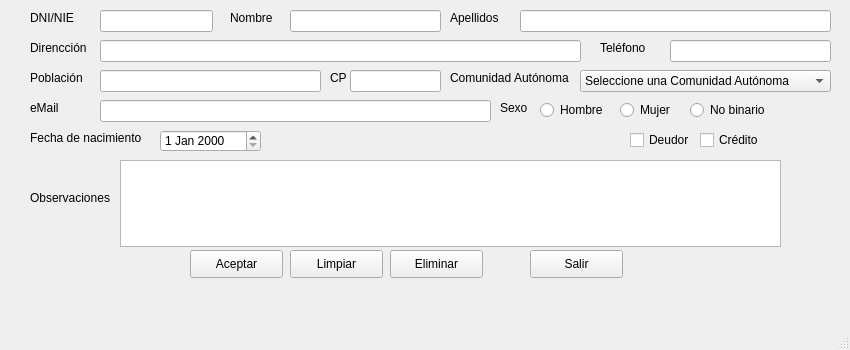
<?xml version="1.0" encoding="UTF-8"?>
<ui version="4.0">
 <class>MainWindow</class>
 <widget class="QMainWindow" name="MainWindow">
  <property name="geometry">
   <rect>
    <x>0</x>
    <y>0</y>
    <width>850</width>
    <height>350</height>
   </rect>
  </property>
  <property name="minimumSize">
   <size>
    <width>850</width>
    <height>350</height>
   </size>
  </property>
  <property name="windowTitle">
   <string>MainWindow</string>
  </property>
  <widget class="QWidget" name="centralwidget">
   <widget class="QLineEdit" name="DNI_NIE">
    <property name="geometry">
     <rect>
      <x>100</x>
      <y>10</y>
      <width>113</width>
      <height>22</height>
     </rect>
    </property>
   </widget>
   <widget class="QLabel" name="DNI_lbl">
    <property name="geometry">
     <rect>
      <x>30</x>
      <y>10</y>
      <width>61</width>
      <height>16</height>
     </rect>
    </property>
    <property name="text">
     <string>DNI/NIE</string>
    </property>
   </widget>
   <widget class="QLabel" name="Nombre_lbl">
    <property name="geometry">
     <rect>
      <x>230</x>
      <y>10</y>
      <width>61</width>
      <height>16</height>
     </rect>
    </property>
    <property name="text">
     <string>Nombre</string>
    </property>
   </widget>
   <widget class="QLineEdit" name="nombre">
    <property name="geometry">
     <rect>
      <x>290</x>
      <y>10</y>
      <width>151</width>
      <height>22</height>
     </rect>
    </property>
   </widget>
   <widget class="QLineEdit" name="direccion">
    <property name="geometry">
     <rect>
      <x>100</x>
      <y>40</y>
      <width>481</width>
      <height>22</height>
     </rect>
    </property>
   </widget>
   <widget class="QLineEdit" name="apellidos">
    <property name="geometry">
     <rect>
      <x>520</x>
      <y>10</y>
      <width>311</width>
      <height>22</height>
     </rect>
    </property>
   </widget>
   <widget class="QLabel" name="Apellidos_lbl">
    <property name="geometry">
     <rect>
      <x>450</x>
      <y>10</y>
      <width>61</width>
      <height>16</height>
     </rect>
    </property>
    <property name="text">
     <string>Apellidos</string>
    </property>
   </widget>
   <widget class="QLabel" name="direccion_lbl">
    <property name="geometry">
     <rect>
      <x>30</x>
      <y>40</y>
      <width>61</width>
      <height>16</height>
     </rect>
    </property>
    <property name="text">
     <string>Direncción</string>
    </property>
   </widget>
   <widget class="QLabel" name="CP_label">
    <property name="geometry">
     <rect>
      <x>330</x>
      <y>70</y>
      <width>21</width>
      <height>16</height>
     </rect>
    </property>
    <property name="text">
     <string>CP</string>
    </property>
   </widget>
   <widget class="QLabel" name="Poblacion">
    <property name="geometry">
     <rect>
      <x>30</x>
      <y>70</y>
      <width>61</width>
      <height>16</height>
     </rect>
    </property>
    <property name="text">
     <string>Población</string>
    </property>
   </widget>
   <widget class="QLineEdit" name="telefono">
    <property name="geometry">
     <rect>
      <x>670</x>
      <y>40</y>
      <width>161</width>
      <height>22</height>
     </rect>
    </property>
   </widget>
   <widget class="QLineEdit" name="email">
    <property name="geometry">
     <rect>
      <x>100</x>
      <y>100</y>
      <width>391</width>
      <height>22</height>
     </rect>
    </property>
   </widget>
   <widget class="QLabel" name="telefono_lbl">
    <property name="geometry">
     <rect>
      <x>600</x>
      <y>40</y>
      <width>61</width>
      <height>16</height>
     </rect>
    </property>
    <property name="text">
     <string>Teléfono</string>
    </property>
   </widget>
   <widget class="QLabel" name="email_lbl">
    <property name="geometry">
     <rect>
      <x>30</x>
      <y>100</y>
      <width>61</width>
      <height>16</height>
     </rect>
    </property>
    <property name="text">
     <string>eMail</string>
    </property>
   </widget>
   <widget class="QLineEdit" name="cp">
    <property name="geometry">
     <rect>
      <x>350</x>
      <y>70</y>
      <width>91</width>
      <height>22</height>
     </rect>
    </property>
   </widget>
   <widget class="QLineEdit" name="poblacion">
    <property name="geometry">
     <rect>
      <x>100</x>
      <y>70</y>
      <width>221</width>
      <height>22</height>
     </rect>
    </property>
   </widget>
   <widget class="QComboBox" name="provincia_cbb">
    <property name="geometry">
     <rect>
      <x>580</x>
      <y>70</y>
      <width>251</width>
      <height>22</height>
     </rect>
    </property>
    <item>
     <property name="text">
      <string>Seleccione una Comunidad Autónoma</string>
     </property>
    </item>
    <item>
     <property name="text">
      <string>Murcia</string>
     </property>
    </item>
    <item>
     <property name="text">
      <string>Galicia</string>
     </property>
    </item>
    <item>
     <property name="text">
      <string>Asturias</string>
     </property>
    </item>
    <item>
     <property name="text">
      <string>Cantabria</string>
     </property>
    </item>
    <item>
     <property name="text">
      <string>País Vasco</string>
     </property>
    </item>
    <item>
     <property name="text">
      <string>Navarra</string>
     </property>
    </item>
    <item>
     <property name="text">
      <string>Cataluña</string>
     </property>
    </item>
    <item>
     <property name="text">
      <string>Comunidad Valenciana</string>
     </property>
    </item>
    <item>
     <property name="text">
      <string>Andalucía</string>
     </property>
    </item>
    <item>
     <property name="text">
      <string>Comunidad de Madrid</string>
     </property>
    </item>
    <item>
     <property name="text">
      <string>Ceuta y Melilla</string>
     </property>
    </item>
    <item>
     <property name="text">
      <string>Islas Canarias</string>
     </property>
    </item>
    <item>
     <property name="text">
      <string>La Rioja</string>
     </property>
    </item>
    <item>
     <property name="text">
      <string>Islas Baleares</string>
     </property>
    </item>
    <item>
     <property name="text">
      <string>Extremadura</string>
     </property>
    </item>
    <item>
     <property name="text">
      <string>Castilla La Mancha</string>
     </property>
    </item>
    <item>
     <property name="text">
      <string>Castilla León</string>
     </property>
    </item>
   </widget>
   <widget class="QLabel" name="Provincia">
    <property name="geometry">
     <rect>
      <x>450</x>
      <y>70</y>
      <width>131</width>
      <height>16</height>
     </rect>
    </property>
    <property name="text">
     <string>Comunidad Autónoma</string>
    </property>
   </widget>
   <widget class="QRadioButton" name="rdbtn">
    <property name="geometry">
     <rect>
      <x>540</x>
      <y>100</y>
      <width>71</width>
      <height>20</height>
     </rect>
    </property>
    <property name="text">
     <string>Hombre</string>
    </property>
   </widget>
   <widget class="QRadioButton" name="rdbtn_muje">
    <property name="geometry">
     <rect>
      <x>620</x>
      <y>100</y>
      <width>61</width>
      <height>20</height>
     </rect>
    </property>
    <property name="text">
     <string>Mujer</string>
    </property>
   </widget>
   <widget class="QRadioButton" name="rdbtn_NoBinario">
    <property name="geometry">
     <rect>
      <x>690</x>
      <y>100</y>
      <width>81</width>
      <height>20</height>
     </rect>
    </property>
    <property name="text">
     <string>No binario</string>
    </property>
   </widget>
   <widget class="QLabel" name="sex_lbl">
    <property name="geometry">
     <rect>
      <x>500</x>
      <y>100</y>
      <width>31</width>
      <height>16</height>
     </rect>
    </property>
    <property name="text">
     <string>Sexo</string>
    </property>
   </widget>
   <widget class="QCheckBox" name="cbx_deudor">
    <property name="geometry">
     <rect>
      <x>630</x>
      <y>130</y>
      <width>71</width>
      <height>20</height>
     </rect>
    </property>
    <property name="text">
     <string>Deudor</string>
    </property>
   </widget>
   <widget class="QCheckBox" name="cbx_credito">
    <property name="geometry">
     <rect>
      <x>700</x>
      <y>130</y>
      <width>81</width>
      <height>20</height>
     </rect>
    </property>
    <property name="text">
     <string>Crédito</string>
    </property>
   </widget>
   <widget class="QLabel" name="Fnac_lbl">
    <property name="geometry">
     <rect>
      <x>30</x>
      <y>130</y>
      <width>121</width>
      <height>16</height>
     </rect>
    </property>
    <property name="text">
     <string>Fecha de nacimiento</string>
    </property>
   </widget>
   <widget class="QPushButton" name="btn_limpiar">
    <property name="geometry">
     <rect>
      <x>290</x>
      <y>250</y>
      <width>93</width>
      <height>28</height>
     </rect>
    </property>
    <property name="text">
     <string>Limpiar</string>
    </property>
   </widget>
   <widget class="QPushButton" name="btn_aceptar">
    <property name="geometry">
     <rect>
      <x>190</x>
      <y>250</y>
      <width>93</width>
      <height>28</height>
     </rect>
    </property>
    <property name="text">
     <string>Aceptar</string>
    </property>
   </widget>
   <widget class="QPushButton" name="btn_eliminar">
    <property name="geometry">
     <rect>
      <x>390</x>
      <y>250</y>
      <width>93</width>
      <height>28</height>
     </rect>
    </property>
    <property name="text">
     <string>Eliminar</string>
    </property>
   </widget>
   <widget class="QPushButton" name="btn_salir">
    <property name="geometry">
     <rect>
      <x>530</x>
      <y>250</y>
      <width>93</width>
      <height>28</height>
     </rect>
    </property>
    <property name="text">
     <string>Salir</string>
    </property>
   </widget>
   <widget class="QLabel" name="Fnac_lbl_2">
    <property name="geometry">
     <rect>
      <x>30</x>
      <y>190</y>
      <width>91</width>
      <height>16</height>
     </rect>
    </property>
    <property name="text">
     <string>Observaciones</string>
    </property>
   </widget>
   <widget class="QTextEdit" name="observaciones">
    <property name="geometry">
     <rect>
      <x>120</x>
      <y>160</y>
      <width>661</width>
      <height>87</height>
     </rect>
    </property>
   </widget>
   <widget class="QDateEdit" name="nacimiento">
    <property name="geometry">
     <rect>
      <x>160</x>
      <y>130</y>
      <width>101</width>
      <height>22</height>
     </rect>
    </property>
   </widget>
  </widget>
  <widget class="QMenuBar" name="menubar">
   <property name="geometry">
    <rect>
     <x>0</x>
     <y>0</y>
     <width>850</width>
     <height>26</height>
    </rect>
   </property>
  </widget>
  <widget class="QStatusBar" name="statusbar"/>
 </widget>
 <tabstops>
  <tabstop>DNI_NIE</tabstop>
  <tabstop>nombre</tabstop>
  <tabstop>apellidos</tabstop>
  <tabstop>direccion</tabstop>
  <tabstop>telefono</tabstop>
  <tabstop>poblacion</tabstop>
  <tabstop>cp</tabstop>
  <tabstop>provincia_cbb</tabstop>
  <tabstop>email</tabstop>
  <tabstop>rdbtn</tabstop>
  <tabstop>rdbtn_muje</tabstop>
  <tabstop>rdbtn_NoBinario</tabstop>
  <tabstop>cbx_deudor</tabstop>
  <tabstop>cbx_credito</tabstop>
  <tabstop>btn_aceptar</tabstop>
  <tabstop>btn_limpiar</tabstop>
  <tabstop>btn_eliminar</tabstop>
  <tabstop>btn_salir</tabstop>
 </tabstops>
 <resources/>
 <connections/>
</ui>
